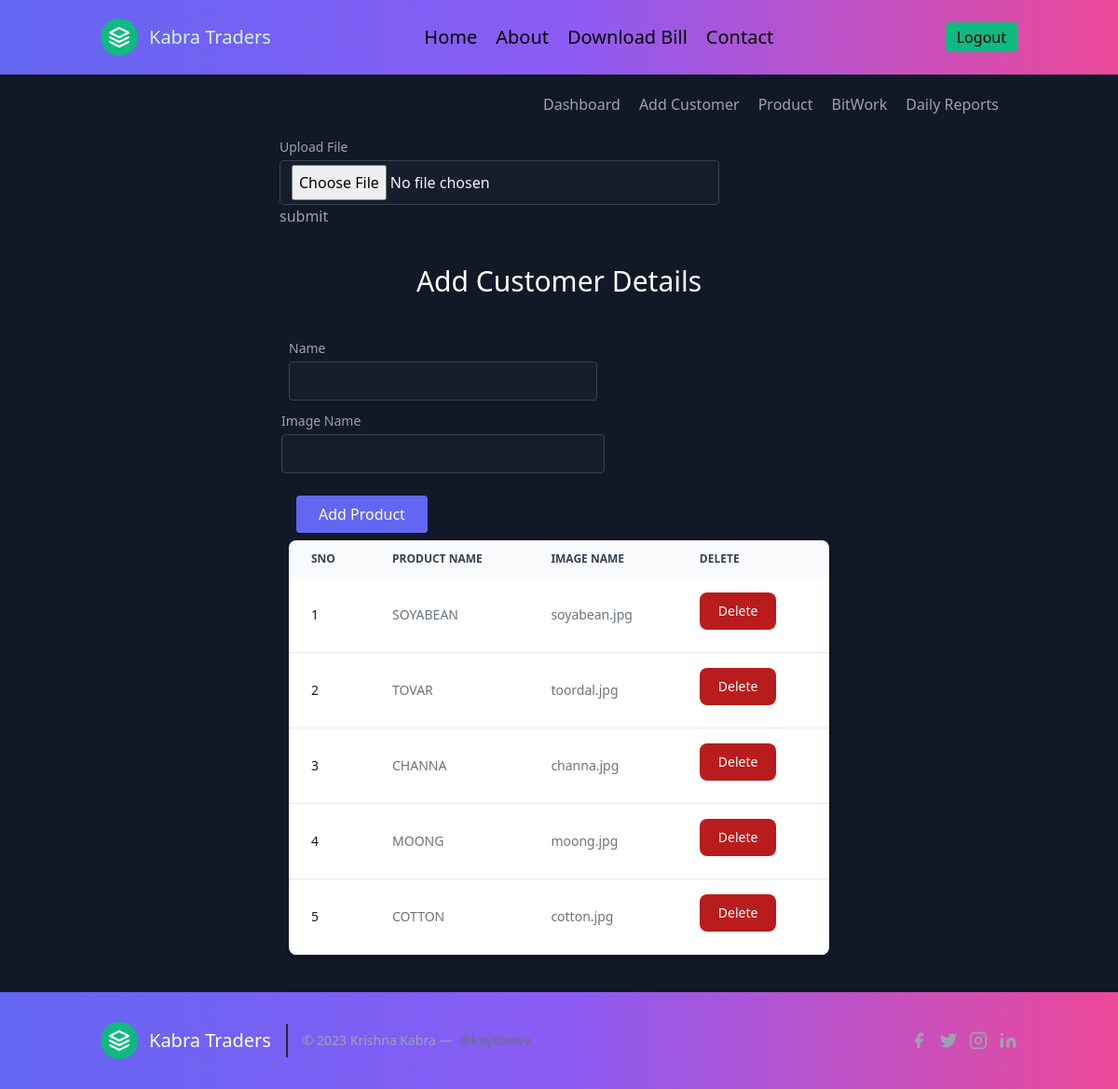
/product (signed in), run on the app's committed database.
### app.py (models this page shows)
class product(db.Model):
    sno = db.Column(db.Integer, primary_key=True)
    name = db.Column(db.String(80), unique=True, nullable=False)
    img = db.Column(db.String(80), unique=True, nullable=False)
    average = db.Column(db.Integer, unique=False, nullable=False)
    maximum = db.Column(db.Integer, unique=False, nullable=False)
    minimum = db.Column(db.Integer, unique=False, nullable=False)
    curr_price = db.Column(db.Integer, unique=False, nullable=False)
    date = db.Column(db.String(120), unique=False, nullable=False)

### app.py (the view)
@app.route("/product", methods=["GET", "POST"])
def addproduct():
    if 'user' in session and session['user'] == True:
        data= product.query.all()
        if request.method == "POST":
            name = request.form.get("name")
            img = request.form.get("img_name")
            entry = product(name=name, img=img, date=datetime.now(),average =0,curr_price=0,minimum=0,maximum=0)
            db.session.add(entry)
            db.session.commit()
        return render_template("addproduct.html",data=data)

### templates/addproduct.html (shortened to what this page needs)
{% extends "layout.html" %}
{% block body %}
<header class="text-gray-400 bg-gray-900 body-font">
  <div class="container mx-auto flex flex-wrap p-5 flex-col md:flex-row items-center">
    <nav class="md:ml-auto flex flex-wrap items-center text-base justify-center">
      <a class="mr-5 hover:text-white" href="/dashboard">Dashboard</a>
      <a class="mr-5 hover:text-white" href="/addcustomer">Add Customer</a>
      <a class="mr-5 hover:text-white" href="/product">Product</a>
      <a class="mr-5 hover:text-white" href="/bitwork">BitWork</a>
      <a class="mr-5 hover:text-white" href="/dailyreport">Daily Reports</a>
    </nav>
  </div>
</header>
<section class="text-gray-400 bg-gray-900 body-font relative">
  <div class="lg:w-1/2 md:w-2/3 mx-auto">
    <div class="flex flex-wrap -m-2">
      <form action="/uploader" method="post" enctype="multipart/form-data">
        <div class="p-2 w-5/2">
          <div class="relative">
            <label for="name" class="leading-7 text-sm text-gray-400">Upload File</label>
            <input type="file" id="name" name="file" class="w-full bg-gray-800 bg-opacity-40 rounded border border-gray-700 focus:border-indigo-500 focus:bg-gray-900 focus:ring-2 focus:ring-indigo-900 text-base outline-none text-gray-100 py-1 px-3 leading-8 transition-colors duration-200 ease-in-out">
            <button type="submit" class="btn btn-primary">submit</button>
          </div>
        </div>
      </form>
    </div>
  </div>
    <div class="px-5 py-10 mx-auto">
      <div class="flex flex-col text-center w-full mb-6">
        <h1 class="sm:text-3xl text-2xl font-medium title-font mb-4 text-white">Add Customer Details</h1>
      </div>
      <div class="lg:w-1/2 md:w-2/3 mx-auto">
        <div class="flex flex-wrap -m-2">
          <form action="/product" method="post">
          <div class="p-2 w-5/2">
            <div class="relative">
              <label for="name" class="leading-7 text-sm text-gray-400">Name</label>
              <input type="text" id="name" name="name" class="w-full bg-gray-800 bg-opacity-40 rounded border border-gray-700 focus:border-indigo-500 focus:bg-gray-900 focus:ring-2 focus:ring-indigo-900 text-base outline-none text-gray-100 py-1 px-3 leading-8 transition-colors duration-200 ease-in-out">
            </div>
          </div>
            <div class="relative">
              <label for="img_name" class="leading-7 text-sm text-gray-400">Image Name</label>
              <input type="text" id="img_name" name="img_name" class="w-full bg-gray-800 bg-opacity-40 rounded border border-gray-700 focus:border-indigo-500 focus:bg-gray-900 focus:ring-2 focus:ring-indigo-900 text-base outline-none text-gray-100 py-1 px-3 leading-8 transition-colors duration-200 ease-in-out">
            </div>
          </div>
          <div class="p-2 w-full">
            <br>
            <button type="submit" class="text-white bg-indigo-500 border-0 py-2 px-6 focus:outline-none hover:bg-indigo-600 rounded">Add Product</button>
          </div>
        <div class="relative overflow-x-auto shadow-md sm:rounded-lg">
          <table class="w-full text-sm text-left text-gray-500 dark:text-gray-400">
              <thead class="text-xs text-gray-700 uppercase bg-gray-50 dark:bg-gray-700 dark:text-gray-400">
                  <tr>
                      <th scope="col" class="px-6 py-3">
                          SNO
                      </th>
                      <th scope="col" class="px-6 py-3">
                          Product name
                      </th>
                      <th scope="col" class="px-6 py-3">
                          Image name
                      </th>
                      <th scope="col" class="px-6 py-3">
                          Delete
                      </th>
                  </tr>
              </thead>
              <tbody>
                {% for data in data%}
                  <tr class="bg-white border-b dark:bg-gray-800 dark:border-gray-700">
                      <th scope="row" class="px-6 py-4 font-medium text-gray-900 whitespace-nowrap dark:text-black">
                          {{data.sno}}
                      </th>
                      <td class="px-6 py-4">
                          {{data.name}}
                      </td>
                      <td class="px-6 py-4">
                          {{data.img}}
                      </td>
                      <td class="px-6 py-4">
                        <button type="button" class="focus:outline-none text-white bg-red-700 hover:bg-red-800 focus:ring-4 focus:ring-red-300 font-medium rounded-lg text-sm px-5 py-2.5 mr-2 mb-2 dark:bg-red-600 dark:hover:bg-red-700 dark:focus:ring-red-900"><a href="/delete/{{ data.sno }}">Delete</a></button>
                      </td>
                  </tr>
                  {% endfor %}
              </tbody>
          </table>
        </div>
        </div>
      </div>
  </section>
{% endblock %}

### data on the page
product: sno "1", name "SOYABEAN", img "soyabean.jpg"
product: sno "2", name "TOVAR", img "toordal.jpg"
product: sno "3", name "CHANNA", img "channa.jpg"
product: sno "4", name "MOONG", img "moong.jpg"
product: sno "5", name "COTTON", img "cotton.jpg"
